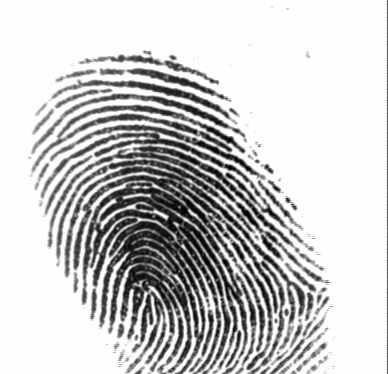
%> input picture Fingerprint Verification & Validation/Dataset/DB1_B/104_4.tif, 388 x 374 px
$ octave --eval "result = testfin;"   (GNU Octave 9; MATLAB toolbox functions it lacks are replaced by stand-ins)
%> lines starting %> are read from the running program, lines starting %| are printed output that depends on the picture; in (x1, y1, x2, y2) boxes, pixels count from 0 and x2, y2 are one past the last pixel; in counts of white or black regions, pixels touching at a corner belong together; the program's own positions count from 1
### Fingerprint Verification & Validation/normalise.m
function n = normalise(im, reqmean, reqvar)

    if ~(nargin == 1 | nargin == 3)
       error('No of arguments must be 1 or 3');
    end

    if nargin == 1   % Normalise 0 - 1
	if ndims(im) == 3         % Assume colour image
	    hsv = rgb2hsv(im);
	    v = hsv(:,:,3);
	    v = v - min(v(:));    % Just normalise value component
	    v = v/max(v(:));
	    hsv(:,:,3) = v;
	    n = hsv2rgb(hsv);
	else                      % Assume greyscale
	    if ~isa(im,'double'), im = double(im); end
	    n = im - min(im(:));
	    n = n/max(n(:));
	end

    else  % Normalise to desired mean and variance

	if ndims(im) == 3         % colour image?
	    error('cannot normalise colour image to desired mean and variance');
	end

	if ~isa(im,'double'), im = double(im); end
	im = im - mean(im(:));
	im = im/std(im(:));      % Zero mean, unit std dev

	n = reqmean + im*sqrt(reqvar);
    end


### Fingerprint Verification & Validation/ridgesegment.m
function [normim, mask, maskind] = ridgesegment(im, blksze, thresh)

    im = normalise(im,0,1);  % normalise to have zero mean, unit std dev

    fun = inline('std(x(:))*ones(size(x))');

    stddevim = blkproc(im, [blksze blksze], fun);

    mask = stddevim > thresh;
    maskind = find(mask);

    % Renormalise image so that the *ridge regions* have zero mean, unit
    % standard deviation.
    im = im - mean(im(maskind));
    normim = im/std(im(maskind));

### Fingerprint Verification & Validation/ridgeorient.m
function [orientim, reliability, coherence] = ridgeorient(im, gradientsigma, blocksigma, orientsmoothsigma)

    if ~exist('orientsmoothsigma', 'var'), orientsmoothsigma = 0; end
    [rows,cols] = size(im);

    % Calculate image gradients.
    sze = fix(6*gradientsigma);   if ~mod(sze,2); sze = sze+1; end
    f = fspecial('gaussian', sze, gradientsigma); % Generate Gaussian filter.
    [fx,fy] = gradient(f);                        % Gradient of Gausian.

    Gx = filter2(fx, im); % Gradient of the image in x
    Gy = filter2(fy, im); % ... and y

    % Estimate the local ridge orientation at each point by finding the
    % principal axis of variation in the image gradients.

    Gxx = Gx.^2;       % Covariance data for the image gradients
    Gxy = Gx.*Gy;
    Gyy = Gy.^2;

    % Now smooth the covariance data to perform a weighted summation of the
    % data.
    sze = fix(6*blocksigma);   if ~mod(sze,2); sze = sze+1; end
    f = fspecial('gaussian', sze, blocksigma);
    Gxx = filter2(f, Gxx);
    Gxy = 2*filter2(f, Gxy);
    Gyy = filter2(f, Gyy);

    % Analytic solution of principal direction
    denom = sqrt(Gxy.^2 + (Gxx - Gyy).^2) + eps;
    sin2theta = Gxy./denom;            % Sine and cosine of doubled angles
    cos2theta = (Gxx-Gyy)./denom;

    if orientsmoothsigma
        sze = fix(6*orientsmoothsigma);   if ~mod(sze,2); sze = sze+1; end
        f = fspecial('gaussian', sze, orientsmoothsigma);
        cos2theta = filter2(f, cos2theta); % Smoothed sine and cosine of
        sin2theta = filter2(f, sin2theta); % doubled angles
    end

    orientim = pi/2 + atan2(sin2theta,cos2theta)/2;

    % Calculate 'reliability' of orientation data.  Here we calculate the
    % area moment of inertia about the orientation axis found (this will
    % be the minimum inertia) and an axis  perpendicular (which will be
    % the maximum inertia).  The reliability measure is given by
    % 1.0-min_inertia/max_inertia.  The reasoning being that if the ratio
    % of the minimum to maximum inertia is close to one we have little
    % orientation information.

    Imin = (Gyy+Gxx)/2 - (Gxx-Gyy).*cos2theta/2 - Gxy.*sin2theta/2;
    Imax = Gyy+Gxx - Imin;

    reliability = 1 - Imin./(Imax+.001);
    coherence = ((Imax-Imin)./(Imax+Imin)).^2;

    % Finally mask reliability to exclude regions where the denominator
    % in the orientation calculation above was small.  Here I have set
    % the value to 0.001, adjust this if you feel the need
    reliability = reliability.*(denom>.001);

### Fingerprint Verification & Validation/ridgefreq.m
% RIDGEFREQ - Calculates a ridge frequency image
%
% Function to estimate the fingerprint ridge frequency across a
% fingerprint image. This is done by considering blocks of the image and
% determining a ridgecount within each block by a call to FREQEST.
%
% Usage:
%  [freqim, medianfreq] =  ridgefreq(im, mask, orientim, blksze, windsze, ...
%                                    minWaveLength, maxWaveLength)
%
% Arguments:
%         im       - Image to be processed.
%         mask     - Mask defining ridge regions (obtained from RIDGESEGMENT)
%         orientim - Ridge orientation image (obtained from RIDGORIENT)
%         blksze   - Size of image block to use (say 32)
%         windsze  - Window length used to identify peaks. This should be
%                    an odd integer, say 3 or 5.
%         minWaveLength,  maxWaveLength - Minimum and maximum ridge
%                     wavelengths, in pixels, considered acceptable.
%
% Returns:
%         freqim     - An image  the same size as im with  values set to
%                      the estimated ridge spatial frequency within each
%                      image block.  If a  ridge frequency cannot be
%                      found within a block, or cannot be found within the
%                      limits set by min and max Wavlength freqim is set
%                      to zeros within that block.
%         medianfreq - Median frequency value evaluated over all the
%                      valid regions of the image.
%
% Suggested parameters for a 500dpi fingerprint image
%   [freqim, medianfreq] = ridgefreq(im,orientim, 32, 5, 5, 15);
%
% I seem to find that the median frequency value is more useful as an
% input to RIDGEFILTER than the more detailed freqim.  This is possibly
% due to deficiencies in FREQEST.
%
% See also: RIDGEORIENT, FREQEST, RIDGESEGMENT

% Reference:
% Hong, L., Wan, Y., and Jain, A. K. Fingerprint image enhancement:
% Algorithm and performance evaluation. IEEE Transactions on Pattern
% Analysis and Machine Intelligence 20, 8 (1998), 777 789.

% Peter Kovesi
% School of Computer Science & Software Engineering
% The University of Western Australia
% pk at csse uwa edu au
% http://www.csse.uwa.edu.au/~pk
%
% January 2005

function [freq, medianfreq] = ridgefreq(im, mask, orient, blksze, windsze, ...
                                        minWaveLength, maxWaveLength)

    [rows, cols] = size(im);
    freq = zeros(size(im));

    for r = 1:blksze:rows-blksze
        for c = 1:blksze:cols-blksze
          blkim = im(r:r+blksze-1, c:c+blksze-1);
          blkor = orient(r:r+blksze-1, c:c+blksze-1);

          freq(r:r+blksze-1,c:c+blksze-1) =  ...
              freqest(blkim, blkor, windsze, minWaveLength, maxWaveLength);
        end
    end

    % Mask out frequencies calculated for non ridge regions
    freq = freq.*mask;

    % Find median freqency over all the valid regions of the image.
    medianfreq = median(freq(find(freq>0)));

### Fingerprint Verification & Validation/ridgefilter.m
% RIDGEFILTER - enhances fingerprint image via oriented filters
%
% Function to enhance fingerprint image via oriented filters
%
% Usage:
%  newim =  ridgefilter(im, orientim, freqim, kx, ky, showfilter)
%
% Arguments:
%         im       - Image to be processed.
%         orientim - Ridge orientation image, obtained from RIDGEORIENT.
%         freqim   - Ridge frequency image, obtained from RIDGEFREQ.
%         kx, ky   - Scale factors specifying the filter sigma relative
%                    to the wavelength of the filter.  This is done so
%                    that the shapes of the filters are invariant to the
%                    scale.  kx controls the sigma in the x direction
%                    which is along the filter, and hence controls the
%                    bandwidth of the filter.  ky controls the sigma
%                    across the filter and hence controls the
%                    orientational selectivity of the filter. A value of
%                    0.5 for both kx and ky is a good starting point.
%         showfilter - An optional flag 0/1.  When set an image of the
%                      largest scale filter is displayed for inspection.
%
% Returns:
%         newim    - The enhanced image
%
% See also: RIDGEORIENT, RIDGEFREQ, RIDGESEGMENT

% Reference:
% Hong, L., Wan, Y., and Jain, A. K. Fingerprint image enhancement:
% Algorithm and performance evaluation. IEEE Transactions on Pattern
% Analysis and Machine Intelligence 20, 8 (1998), 777 789.

% Peter Kovesi
% School of Computer Science & Software Engineering
% The University of Western Australia
% pk at csse uwa edu au
% http://www.csse.uwa.edu.au/~pk
%
% January 2005

function newim = ridgefilter(im, orient, freq, kx, ky, showfilter)

    if nargin == 5
        showfilter = 0;
    end

    angleInc = 3;  % Fixed angle increment between filter orientations in
                   % degrees. This should divide evenly into 180

    im = double(im);
    [rows, cols] = size(im);
    newim = zeros(rows,cols);

    [validr,validc] = find(freq > 0);  % find where there is valid frequency data.
    ind = sub2ind([rows,cols], validr, validc);

    % Round the array of frequencies to the nearest 0.01 to reduce the
    % number of distinct frequencies we have to deal with.
    freq(ind) = round(freq(ind)*100)/100;

    % Generate an array of the distinct frequencies present in the array
    % freq
    unfreq = unique(freq(ind));

    % Generate a table, given the frequency value multiplied by 100 to obtain
    % an integer index, returns the index within the unfreq array that it
    % corresponds to
    freqindex = ones(100,1);
    for k = 1:length(unfreq)
        freqindex(round(unfreq(k)*100)) = k;
    end

    % Generate filters corresponding to these distinct frequencies and
    % orientations in 'angleInc' increments.
    filter = cell(length(unfreq),180/angleInc);
    sze = zeros(length(unfreq),1);

    for k = 1:length(unfreq)
        sigmax = 1/unfreq(k)*kx;
        sigmay = 1/unfreq(k)*ky;

        sze(k) = round(3*max(sigmax,sigmay));
        [x,y] = meshgrid(-sze(k):sze(k));
        reffilter = exp(-(x.^2/sigmax^2 + y.^2/sigmay^2)/2)...
                .*cos(2*pi*unfreq(k)*x);

        % Generate rotated versions of the filter.  Note orientation
        % image provides orientation *along* the ridges, hence +90
        % degrees, and imrotate requires angles +ve anticlockwise, hence
        % the minus sign.
        for o = 1:180/angleInc
            filter{k,o} = imrotate(reffilter,-(o*angleInc+90),'bilinear','crop');
        end
    end

    if showfilter % Display largest scale filter for inspection
        figure(7), imshow(filter{1,end},[]); title('filter');
    end

    % Find indices of matrix points greater than maxsze from the image
    % boundary
    maxsze = sze(1);
    finalind = find(validr>maxsze & validr<rows-maxsze & ...
                    validc>maxsze & validc<cols-maxsze);

    % Convert orientation matrix values from radians to an index value
    % that corresponds to round(degrees/angleInc)
    maxorientindex = round(180/angleInc);
    orientindex = round(orient/pi*180/angleInc);
    i = find(orientindex < 1);   orientindex(i) = orientindex(i)+maxorientindex;
    i = find(orientindex > maxorientindex);
    orientindex(i) = orientindex(i)-maxorientindex;

    % Finally do the filtering
    for k = 1:length(finalind)
        r = validr(finalind(k));
        c = validc(finalind(k));

        % find filter corresponding to freq(r,c)
        filterindex = freqindex(round(freq(r,c)*100));

        s = sze(filterindex);
        newim(r,c) = sum(sum(im(r-s:r+s, c-s:c+s).*filter{filterindex,orientindex(r,c)}));
    end


### Fingerprint Verification & Validation/plotridgeorient.m
function plotridgeorient(orient, spacing, im, figno)

    if fix(spacing) ~= spacing
	error('spacing must be an integer');
    end

    [rows, cols] = size(orient);

    lw = 2;             % linewidth
    len = 0.8*spacing;  % length of orientation lines

    % Subsample the orientation data according to the specified spacing

    s_orient = orient(spacing:spacing:rows-spacing, ...
		      spacing:spacing:cols-spacing);

    xoff = len/2*cos(s_orient);
    yoff = len/2*sin(s_orient);

    if nargin >= 3     % Display fingerprint image
	if nargin == 4
	    imshow(im, []); hold on
	else
	    imshow(im); hold on
	end
    end

    % Determine placement of orientation vectors
    [x,y] = meshgrid(spacing:spacing:cols-spacing, ...
		     spacing:spacing:rows-spacing);

    x = x-xoff;
    y = y-yoff;

    % Orientation vectors
    u = xoff*2;
    v = yoff*2;

    quiver(x,y,u,v,0,'.','linewidth',1, 'color','r');

    axis equal, axis ij,  hold off


### Fingerprint Verification & Validation/testfin.m
% TESTFIN
%
% Function to demonstrate use of fingerprint code
%
% Usage:  [newim, binim, mask, reliability] =  testfin(im);
%
% Argument:   im -  Fingerprint image to be enhanced.
%
% Returns:    newim - Ridge enhanced image.
%             binim - Binary version of enhanced image.
%             mask  - Ridge-like regions of the image
%             reliability - 'Reliability' of orientation data

% Peter Kovesi
% School of Computer Science & Software Engineering
% The University of Western Australia
% pk at csse uwa edu au
% http://www.csse.uwa.edu.au/~pk
%
% January 2005


function [newim, binim, mask, reliability] =  testfin(im)

    if nargin == 0
	im = imread('Dataset/DB1_B/104_4.tif');
%> im is the input picture: size 374x388 uint8; min 1, max 254, mean 201.3
    end

    % Identify ridge-like regions and normalise image
    blksze = 16; thresh = 0.1;
    [normim, mask] = ridgesegment(im, blksze, thresh);
%> in ridgesegment, `mask = stddevim > thresh;`:
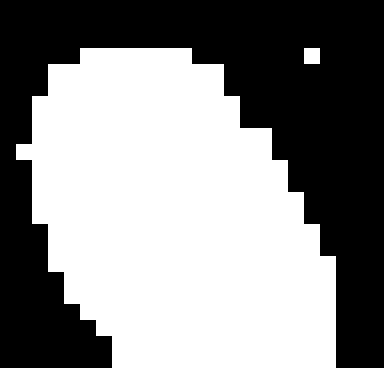
%> mask: size 374x388 logical; 55.2% white; 1 black region, box (x1, y1, x2, y2) and area: (0, 0, 384, 368) 65024
%> in ridgesegment, `maskind = find(mask);`: maskind = 80088 values from 369 to 145112
    show(normim,1);
%> (this line was passed over: show is not available in this run)

    % Determine ridge orientations
    [orientim, reliability] = ridgeorient(normim, 1, 5, 5);
    plotridgeorient(orientim, 20, im, 2)
    show(reliability,6)
%> (this line was passed over: show is not available in this run)

    % Determine ridge frequency values across the image
    blksze = 36;
    [freq, medfreq] = ridgefreq(normim, mask, orientim, blksze, 5, 5, 15);
%> after the loop in ridgefreq, `for r = 1:blksze:rows-blksze`:
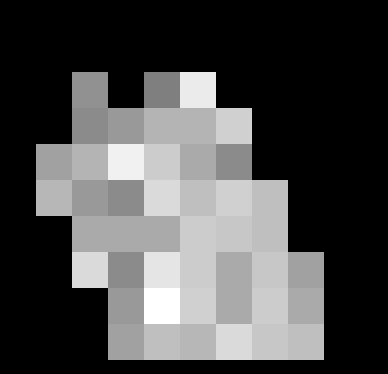
%> freq: size 374x388 double; min 0, max 0.167, mean 0.0495; drawn with min black and max white
%> in ridgefreq, `medianfreq = median(freq(find(freq>0)));`: medianfreq = 0.12
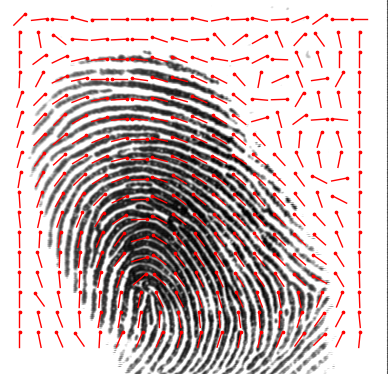
%> figure redrawn from the program's plot data
%> medfreq = 0.12
    show(freq,3)
%> (this line was passed over: show is not available in this run)

    % Actually I find the median frequency value used across the whole
    % fingerprint gives a more satisfactory result...
    freq = medfreq.*mask;

    % Now apply filters to enhance the ridge pattern
    newim = ridgefilter(normim, orientim, freq, 0.5, 0.5, 1);
%> in ridgefilter, `[validr,validc] = find(freq > 0);`: validr = 80088 values from 1 to 374; validc = 80088 values from 1 to 388
%> in ridgefilter, `unfreq = unique(freq(ind));`: unfreq = 0.12
%> the loop in ridgefilter, `for k = 1:length(unfreq)` made 1 pass
%> after the loop in ridgefilter, `for k = 1:length(unfreq)`: freqindex = 100 values from 1 to 1
%> in ridgefilter, `filter = cell(length(unfreq),180/angleInc);`: filter = 60 items
%> the loop in ridgefilter, `for k = 1:length(unfreq)` made 1 pass
%> (sigmax, sigmay) on pass 1: (4.17, 4.17)
%> in ridgefilter, `imshow(filter{1,end},[])`:
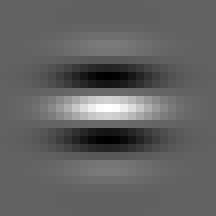
%> displayed picture: size 27x27, on the screen's scale of 0 to 255 (shown 8 times larger); min 0, max 255, mean 98.3
%> in ridgefilter, `maxsze = sze(1);`: maxsze = 13
%> in ridgefilter, `finalind = find(validr>maxsze & validr<rows-maxsze & validc>maxsze & v..`: finalind = 74496 values from 97 to 78290
%> in ridgefilter, `i = find(orientindex < 1)`: i = 4813 values from 5982 to 138019
%> in ridgefilter, `orientindex(i) = orientindex(i)+maxorientindex`:
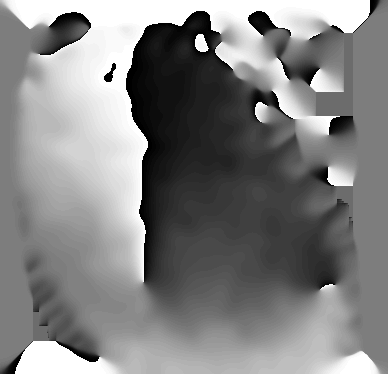
%> orientindex: size 374x388 double; min 1, max 60, mean 31.1; drawn with min black and max white
%> in ridgefilter, `i = find(orientindex > maxorientindex);`: i = []
%> the loop in ridgefilter, `for k = 1:length(finalind)` made 74496 passes
%> (r, c) on passes 1 to 3: (145, 17), (146, 17), (147, 17)
%> after the loop in ridgefilter, `for k = 1:length(finalind)`:
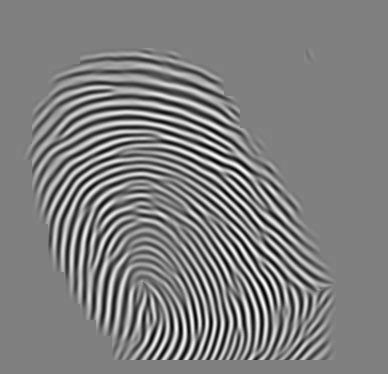
%> newim: size 374x388 double; min -73.09, max 72.88, mean 0; drawn with min black and max white
    show(newim,4);
%> (this line was passed over: show is not available in this run)

    % Binarise, ridge/valley threshold is 0
    binim = newim > 0;
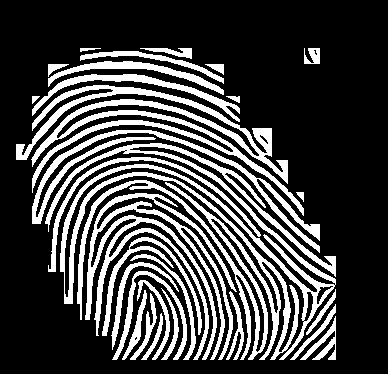
%> binim: size 374x388 logical; 26.3% white; 29 white regions, largest, box (x1, y1, x2, y2) and area: (45, 143, 336, 360) 11604, (16, 85, 304, 216) 6624, (85, 193, 237, 360) 5361
    show(binim,5);
%> (this line was passed over: show is not available in this run)

    % Display binary image for where the mask values are one and where
    % the orientation reliability is greater than 0.5
    show(binim.*mask.*(reliability>0.5), 7)
%> (this line was passed over: show is not available in this run)

$ run again, with Fingerprint Verification & Validation/Dataset/DB1_B/101_1.tif copied over Fingerprint Verification & Validation/Dataset/DB1_B/104_4.tif
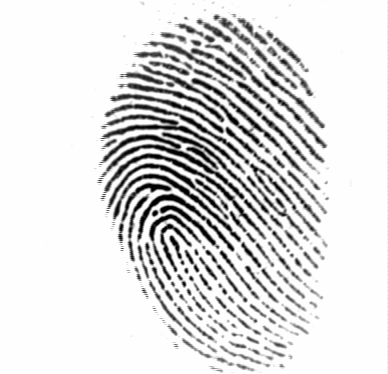
%> input picture Fingerprint Verification & Validation/Dataset/DB1_B/101_1.tif, 388 x 374 px
%> in testfin, im is the input picture: size 374x388 uint8; min 1, max 254, mean 220.7
%> mask: size 374x388 logical; 51.8% white; 2 black regions, box (x1, y1, x2, y2) and area: (0, 0, 208, 368) 45824, (240, 0, 384, 368) 24064
%> maskind = 75224 values from 369 to 145112
%> medianfreq = 0.105
%> validr = 75224 values from 1 to 374; validc = 75224 values from 1 to 388
%> unfreq = 0.11
%> the loop in ridgefilter, `for k = 1:length(unfreq)` made 1 pass
%> after the loop in ridgefilter, `for k = 1:length(unfreq)`: freqindex = 100 values from 1 to 1
%> filter = 60 items
%> the loop in ridgefilter, `for k = 1:length(unfreq)` made 1 pass
%> (sigmax, sigmay) on pass 1: (4.55, 4.55)
%> maxsze = 14
%> finalind = 69744 values from 577 to 73434
%> in ridgefilter, `i = find(orientindex < 1)`: i = 6046 values from 5982 to 139133
%> in ridgefilter, `orientindex(i) = orientindex(i)+maxorientindex`:
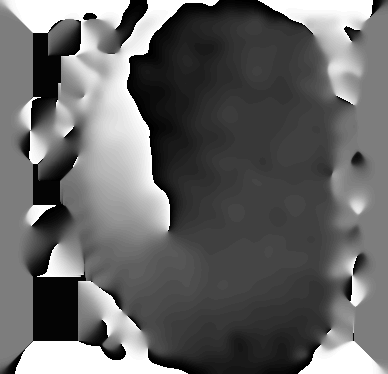
%> orientindex: size 374x388 double; min 1, max 60, mean 24.8; drawn with min black and max white
%> in ridgefilter, `i = find(orientindex > maxorientindex);`: i = []
%> in testfin, `binim = newim > 0;`:
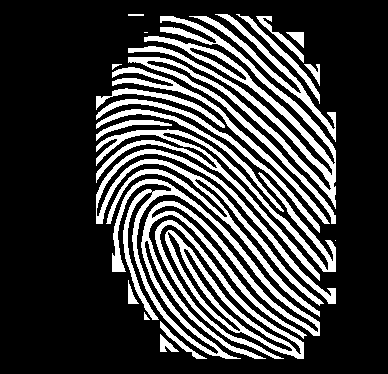
%> binim: size 374x388 logical; 24.9% white; 23 white regions (2 under 20 px), largest, box (x1, y1, x2, y2) and area: (128, 16, 336, 224) 7297, (112, 179, 320, 359) 7292, (96, 149, 336, 317) 4884
